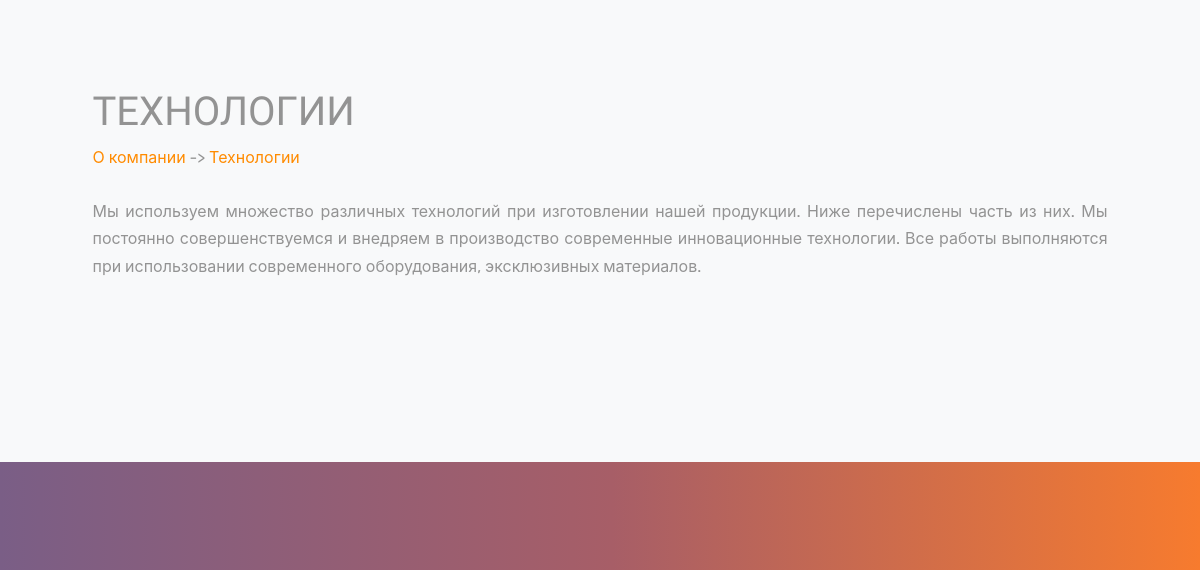
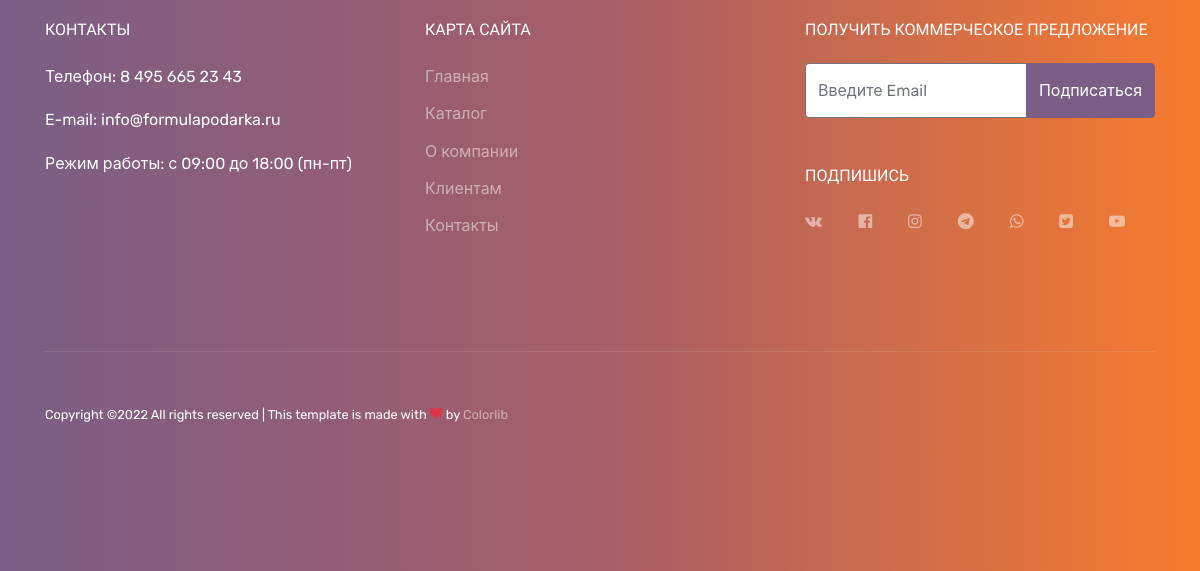
The app's page /company/technologies/ (lower part), older data (2 pictures, top to bottom).
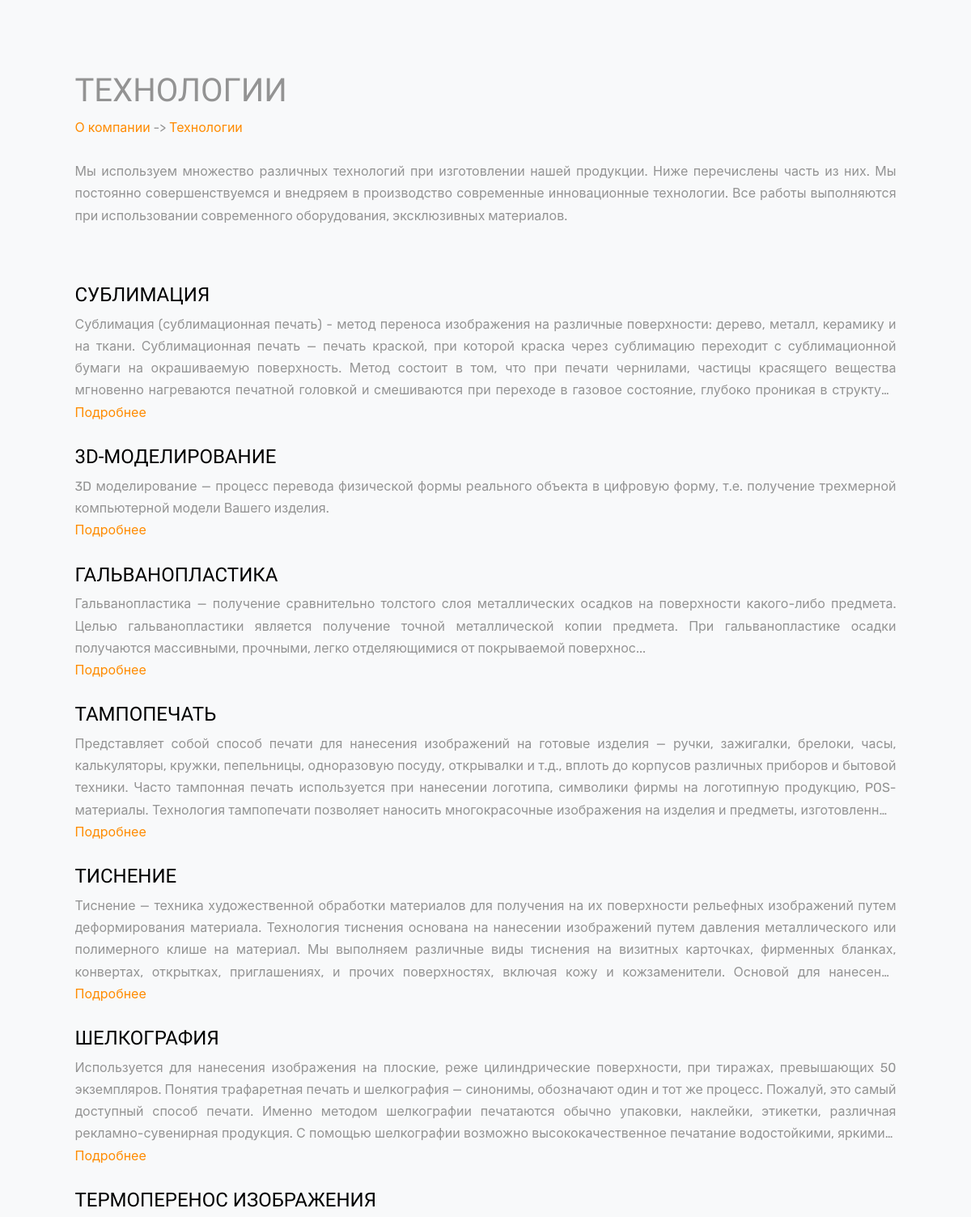
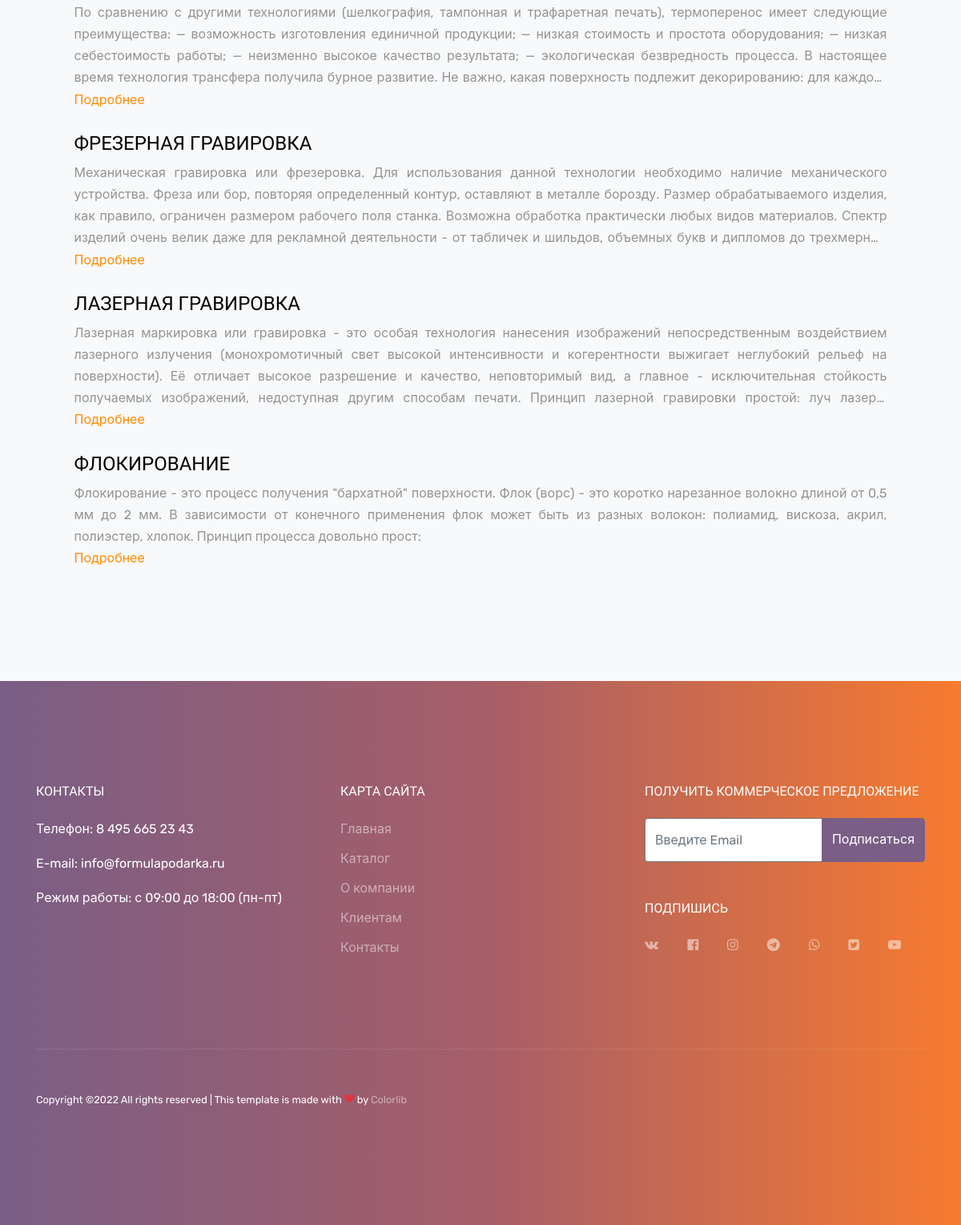
The same page, newer data (2 pictures, top to bottom).
### formula/models.py (models this page shows, shortened)
class Technologies(models.Model):
    title = models.CharField('', max_length=30)
    description = models.TextField()
    slug = models.SlugField(default='', null=False, db_index=True)
    class Meta:
        verbose_name = 'Технология'
        verbose_name_plural = 'Технологии'

### formula/views.py (the view)
# urls.py: path('company/technologies/', views.technologies, name='technologies-page'),
def technologies(request):
    categories = Category.objects.order_by('-id')
    products = Product.objects.order_by('-id')
    technologies = Technologies.objects.order_by('-id')
    context = {
        'categories': categories,
        'products': products,
        'technologies': technologies
    }
    return render(request, 'formula/technologies.html', context)

### formula/models.py (called while the page is built)
    def __str__(self):
        return f'{self.name}'

    def __str__(self):
        return f'{self.title}'

### formula/templates/formula/technologies.html (shortened to what this page needs)
{% extends 'base.html' %}
{% block content %}
<h1>Технологии</h1>
<a href="{% url 'company-page' %}">О компании</a> ->
<a href="{% url 'technologies-page' %}">Технологии</a>
<br><br>
<p>Мы используем множество различных технологий при изготовлении нашей продукции. Ниже перечислены часть из них. Мы постоянно совершенствуемся и внедряем в производство современные инновационные технологии. Все работы выполняются при использовании современного оборудования, эксклюзивных материалов.</p>
<br><br>
{% for technology in technologies %}
        <h2 class="h4"><a href="{% url 'technology-page' technology.slug %}" class="text-black">{{technology.title}}</a></h2>
        <div class="tehno-preview">{{technology.description}}</div>
        <a href="{% url 'technology-page' technology.slug %}">Подробнее</a>
<br><br>
{% endfor %}
{% endblock %}

### formula/templates/base.html (shortened to what this page needs)
<!doctype html>
<html lang="ru">
  <head>
    {% load static %}
    {% include 'includes/styles_css.html' %}
  </head>
  <body data-spy="scroll" data-target=".site-navbar-target" data-offset="300">
  <div class="site-wrap">
    {% include 'includes/header.html' %}
    <section class="site-section bg-light">
      <div class="container">
        <div class="row">
          <div class="col-md-11 mx-auto blog-content">
              {% block content %}
              {% endblock %}
          </div>
        </div>
      </div>
    </section>
    {% include 'includes/footer.html' %}
  </div>
  </body>
</html>

### formula/templates/includes/styles_css.html (shortened to what this page needs)
{% load static %}
<link rel="stylesheet" href="{% static 'fonts/icomoon/style.css' %}">
<link rel="stylesheet" href="{% static 'css/bootstrap.min.css' %}">
<link rel="stylesheet" href="{% static 'css/jquery.fancybox.min.css' %}">
<link rel="stylesheet" href="{% static 'css/owl.carousel.min.css' %}">
<link rel="stylesheet" href="{% static 'css/owl.theme.default.min.css' %}">
<link rel="stylesheet" href="{% static 'fonts/flaticon/font/flaticon.css' %}">
<link rel="stylesheet" href="{% static 'css/aos.css' %}">
<link rel="stylesheet" href="{% static 'css/mystyle.css'%}">
<link rel="stylesheet" href="{% static 'formula/css/style.css' %}">

### formula/templates/includes/header.html (shortened to what this page needs)
{% load static %}
    <header class="site-navbar js-sticky-header site-navbar-target" role="banner">
      <div class="container">
        <div class="row align-items-center position-relative">
            <div class="col-12">
              <nav class="site-navigation text-right ml-auto " role="navigation">
                <ul class="site-menu main-menu js-clone-nav ml-auto d-none d-lg-block">

### formula/templates/includes/head_small.html (shortened to what this page needs)
{% load static %}

### formula/templates/includes/footer.html (shortened to what this page needs)
    <footer class="site-footer">
      <div class="container">
        <div class="row">
          <div class="col-md-6">
            <div class="row">
              <div class="col-md-8">
                <h2 class="footer-heading mb-4">Контакты</h2>
                <p>Телефон: 8 495 665 23 43</p>
                <p>E-mail: info@formulapodarka.ru</p>
                <p>Режим работы: с 09:00 до 18:00 (пн-пт)</p>
              </div>
              <div class="col-md-4 ml-auto">
                <h2 class="footer-heading mb-4">Карта сайта</h2>
                <ul class="list-unstyled">
                  <li><a href="{% url 'home-page' %}">Главная</a></li>
                  <li><a href="{% url 'catalog-page' %}">Каталог</a></li>
                  <li><a href="{% url 'company-page' %}">О компании</a></li>
                  <li><a href="{% url 'clients-page' %}">Клиентам</a></li>
                  <li><a href="{% url 'contacts-page' %}">Контакты</a></li>
                </ul>
              </div>
            </div>
          </div>
          <div class="col-md-4 ml-auto">
            <div class="mb-5">
              <h2 class="footer-heading mb-4">Получить коммерческое предложение</h2>
              <form action="#" method="post" class="footer-suscribe-form">
                <div class="input-group mb-3">
                  <input type="text" class="form-control border-secondary text-white bg-transparent" placeholder="Введите Email" aria-label="Enter Email" aria-describedby="button-addon2">
                  <div class="input-group-append">
                    <button class="btn btn-primary text-white" type="button" id="button-addon2">Подписаться</button>
                  </div>
                </div>
              </div>
              <h2 class="footer-heading mb-4">Подпишись</h2>
                <a href="https://vk.com/" class="smoothscroll pl-0 pr-3" target="_blank"><span class="icon-vk"></span></a>
                <a href="http://www.facebook.com/" class="pl-3 pr-3" target="_blank"><span class="icon-facebook-official"></span></a>
                <a href="https://www.instagram.com/" class="pl-3 pr-3" target="_blank"><span class="icon-instagram"></span></a>
                <a href="https://web.telegram.org/" class="pl-3 pr-3" target="_blank"><span class="icon-telegram"></span></a>
                <a href="https://web.whatsapp.com/" class="pl-3 pr-3" target="_blank"><span class="icon-whatsapp"></span></a>
                <a href="https://www.twitter.com/" class="pl-3 pr-3" target="_blank"><span class="icon-twitter-square"></span></a>
                <a href="https://www.youtube.com/" class="pl-3 pr-3" target="_blank"><span class="icon-youtube-play"></span></a>
          </div>
        </div>
        <div class="row pt-5 mt-5 text-center">
          <div class="col-md-12">
            <div class="border-top pt-5">
            <p class="copyright"><small>
            Copyright &copy;<script>document.write(new Date().getFullYear());</script> All rights reserved | This template is made with <i class="icon-heart text-danger" aria-hidden="true"></i> by <a href="https://colorlib.com" target="_blank" >Colorlib</a>
            </small></p>
            </div>
          </div>
        </div>
      </div>
    </footer>

### formula/templates/includes/js_scripts.html (shortened to what this page needs)
{% load static %}

### static/css/mystyle.css (style rules this page uses)
p { text-align: justify; }
.tehno-preview { margin: 0; -webkit-line-clamp: 4; display: -webkit-box; -webkit-box-orient: vertical; overflow: hidden; text-align: justify; }

### formula/static/formula/css/style.css (style rules this page uses)
.gradient-2, .site-footer, .top-bar { background: #7a5e86; background: -moz-linear-gradient(left, #7a5e86 0%, #a75e67 51%, #f77b2e 100%); background: -webkit-gradient(left top, right top, color-stop(0%, #7a5e86), color-stop(51%, #a75e67), color-stop(100%, #f77b2e)); background: -webkit-linear-gradient(left, #7a5e86 0%, #a75e67 51%, #f77b2e 100%); background: -o-linear-gradient(left, #7a5e86 0%, #a75e67 51%, #f77b2e 100%); background: -ms-linear-gradient(left, #7a5e86 0%, #a75e67 51%, #f77b2e 100%); background: -webkit-gradient(linear, left top, right top, from(#7a5e86), color-stop(51%, #a75e67), to(#f77b2e)); background: linear-gradient(to right, #7a5e86 0%, #a75e67 51%, #f77b2e 100%); filter: progid:DXImageTransform.Microsoft.gradient( startColorstr='#7a5e86', endColorstr='#f77b2e', GradientType=1 ); }
.font-gray-7, body { color: #939393; }
body { line-height: 1.7; font-weight: 400; font-size: 1rem; }
body:before { position: absolute; content: ""; left: 0; right: 0; bottom: 0; top: 0; background: rgba(0, 0, 0, 0.3); -webkit-transition: .3s all ease; -o-transition: .3s all ease; transition: .3s all ease; opacity: 0; visibility: hidden; z-index: 399; }
h1, h2, h3, h4, h5, .h1, .h2, .h3, .h4, .h5 { font-family: "Oswald", sans-serif; text-transform: uppercase; }
.text-black { color: #000 !important; }
.form-control { height: 55px; background: #fff !important; font-family: "Rubik", -apple-system, BlinkMacSystemFont, "Segoe UI", Roboto, "Helvetica Neue", Arial, "Noto Sans", sans-serif, "Apple Color Emoji", "Segoe UI Emoji", "Segoe UI Symbol", "Noto Color Emoji"; }
.site-section { padding: 2.5em 0; }
@media (min-width: 768px) { .site-section { padding: 5em 0; } }
.site-footer { padding: 4em 0; }
@media (min-width: 768px) { .site-footer { padding: 8em 0; } }
.site-footer .border-top { border-top: 1px solid rgba(255, 255, 255, 0.1) !important; }
.site-footer p { color: #fff; }
.site-footer h2, .site-footer h3, .site-footer h4, .site-footer h5 { color: #fff; }
.site-footer a { color: rgba(255, 255, 255, 0.5); }
.site-footer ul li { margin-bottom: 10px; }
.site-footer .footer-heading { font-size: 16px; color: #fff; }
.site-navbar { margin-bottom: 0px; z-index: 1999; position: relative; width: 100%; padding: 1rem; }
.site-navbar .site-navigation .site-menu { margin-bottom: 0; }
.site-mobile-menu .site-nav-wrap { padding: 0; margin: 0; list-style: none; position: relative; }
.sticky-wrapper .site-navbar { -webkit-transition: .3s all ease; -o-transition: .3s all ease; transition: .3s all ease; }
.sticky-wrapper .site-navbar { background: #fff; }
.site-section { padding: 7rem 0; }
.form-control { border: none; border: 1px solid #e6e6e6; }
.footer-suscribe-form .form-control { color: #000; }
.footer-suscribe-form .btn { background: #7a5e86; color: #fff; border-color: #7a5e86; }

Row changes from the older to the newer data that the page shows:
added Technologies: title "СУБЛИМАЦИЯ", description "Сублимация (сублимационная печать) - метод переноса изображения на различные поверхности: дерево, металл, керамику и на ткани. Сублимационная печать — печать краской, при которой краска через сублимацию переходит с сублимационной бумаги на окрашиваемую поверхность. Метод состоит в том, что при печати чернилами, частицы красящего вещества мгновенно нагреваются печатной головкой и смешиваются при переходе в газовое состояние, глубоко проникая в…"
added Technologies: title "3D-МОДЕЛИРОВАНИЕ", description "3D моделирование — процесс перевода физической формы реального объекта в цифровую форму, т.е. получение трехмерной компьютерной модели Вашего изделия."
added Technologies: title "ГАЛЬВАНОПЛАСТИКА", description "Гальванопластика — получение сравнительно толстого слоя металлических осадков на поверхности какого-либо предмета. Целью гальванопластики является получение точной металлической копии предмета. При гальванопластике осадки получаются массивными, прочными, легко отделяющимися от покрываемой поверхнос..."
added Technologies: title "ТАМПОПЕЧАТЬ", description "Представляет собой способ печати для нанесения изображений на готовые изделия — ручки, зажигалки, брелоки, часы, калькуляторы, кружки, пепельницы, одноразовую посуду, открывалки и т.д., вплоть до корпусов различных приборов и бытовой техники. Часто тампонная печать используется при нанесении логотипа, символики фирмы на логотипную продукцию, POS-материалы. Технология тампопечати позволяет наносить многокрасочные изображения на изделия и предметы,…"
added Technologies: title "ТИСНЕНИЕ", description "Тиснение — техника художественной обработки материалов для получения на их поверхности рельефных изображений путем деформирования материала. Технология тиснения основана на нанесении изображений путем давления металлического или полимерного клише на материал. Мы выполняем различные виды тиснения на визитных карточках, фирменных бланках, конвертах, открытках, приглашениях, и прочих поверхностях, включая кожу и кожзаменители. Основой для…"
added Technologies: title "ШЕЛКОГРАФИЯ", description "Используется для нанесения изображения на плоские, реже цилиндрические поверхности, при тиражах, превышающих 50 экземпляров. Понятия трафаретная печать и шелкография — синонимы, обозначают один и тот же процесс. Пожалуй, это самый доступный способ печати. Именно методом шелкографии печатаются обычно упаковки, наклейки, этикетки, различная рекламно-сувенирная продукция. С помощью шелкографии возможно высококачественное печатание водостойкими, яркими…"
added Technologies: title "ТЕРМОПЕРЕНОС ИЗОБРАЖЕНИЯ", description "По сравнению с другими технологиями (шелкография, тампонная и трафаретная печать), термоперенос имеет следующие преимущества: — возможность изготовления единичной продукции; — низкая стоимость и простота оборудования; — низкая себестоимость работы; — неизменно высокое качество результата; — экологическая безвредность процесса. В настоящее время технология трансфера получила бурное развитие. Не важно, какая поверхность подлежит декорированию: для…"
added Technologies: title "ФРЕЗЕРНАЯ ГРАВИРОВКА", description "Механическая гравировка или фрезеровка. Для использования данной технологии необходимо наличие механического устройства. Фреза или бор, повторяя определенный контур, оставляют в металле борозду. Размер обрабатываемого изделия, как правило, ограничен размером рабочего поля станка. Возможна обработка практически любых видов материалов. Спектр изделий очень велик даже для рекламной деятельности - от табличек и шильдов, объемных букв и дипломов до…"
added Technologies: title "ЛАЗЕРНАЯ ГРАВИРОВКА", description "Лазерная маркировка или гравировка - это особая технология нанесения изображений непосредственным воздействием лазерного излучения (монохромотичный свет высокой интенсивности и когерентности выжигает неглубокий рельеф на поверхности). Её отличает высокое разрешение и качество, неповторимый вид, а главное - исключительная стойкость получаемых изображений, недоступная другим способам печати. Принцип лазерной гравировки простой: луч…"
added Technologies: title "ФЛОКИРОВАНИЕ", description "Флокирование - это процесс получения \"бархатной\" поверхности. Флок (ворс) - это коротко нарезанное волокно длиной от 0,5 мм до 2 мм. В зависимости от конечного применения флок может быть из разных волокон: полиамид, вискоза, акрил, полиэстер, хлопок. Принцип процесса довольно прост:"
